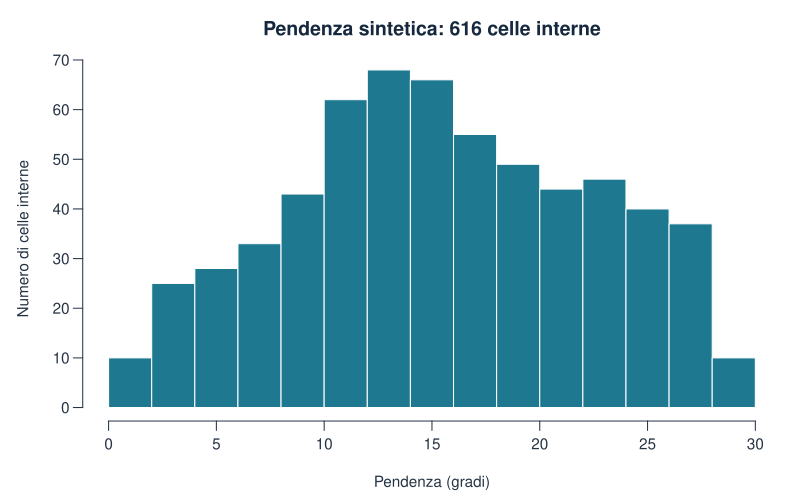

The script that drew this image:
stile_grafico()
hist(risultato$gradi,breaks=20,col=palette_geo[1],border="white",
  xlab="Pendenza (gradi)",ylab="Numero di celle interne",main="Pendenza sintetica: 616 celle interne")
write.csv(risultato,percorso_risultati("pendenze_interne.csv"),row.names=FALSE)
write.csv(conversione,percorso_risultati("conversione_unita.csv"),row.names=FALSE)
